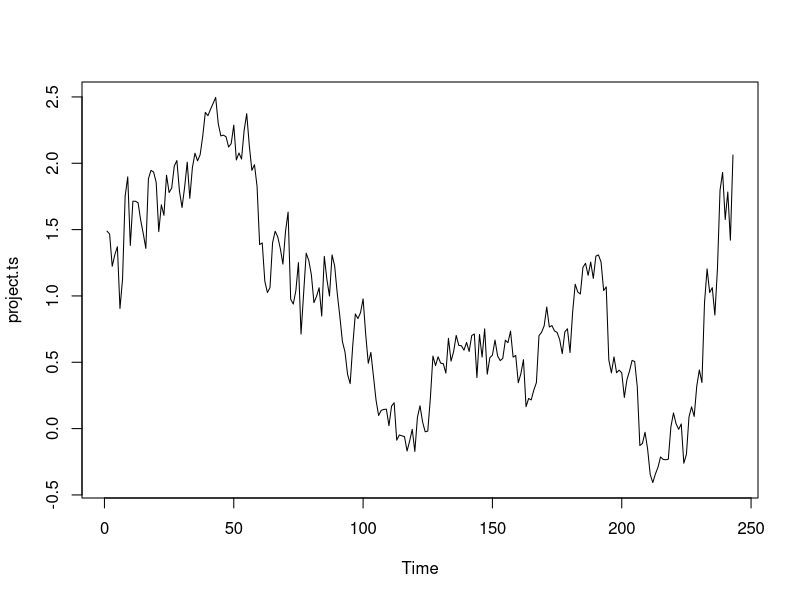
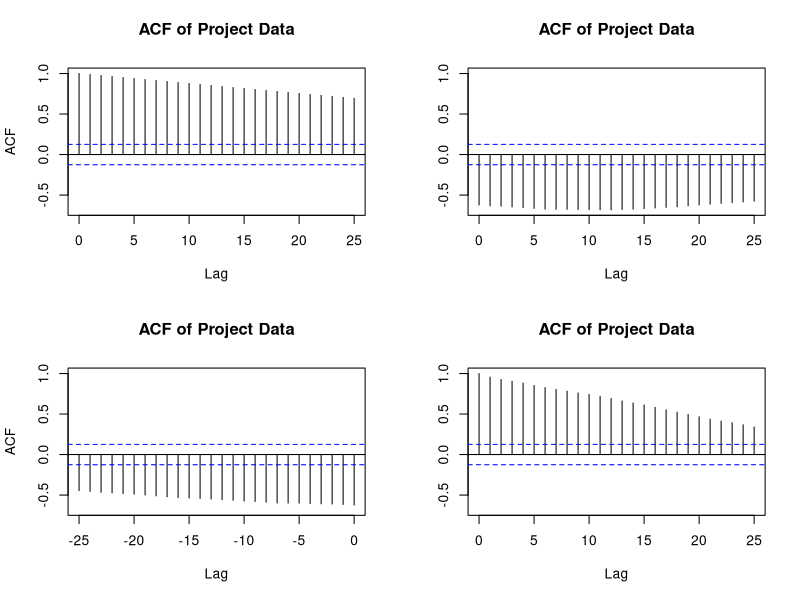

R code for these plots, in order:
## ---- chunk 1
library(readr)
project.data <- read_csv("RIRA10Y.csv")
project.ts <- ts(project.data$REAINTRATREARAT10Y)
plot(project.ts)
project_acf=acf(project.data, lag.max=25,type="correlation",main="ACF of Project Data")
